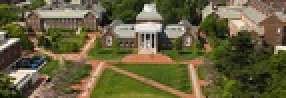
#> input picture campus3.jpg, 143 x 49 px, shrunk from 780 x 266 before the run (shown 2 times larger)
$ python main.py campus3.jpg 3
#> lines starting #> are read from the running program, lines starting #| are printed output that depends on the picture
#!/usr/bin/python3

from PIL import Image
import os
import numpy as np
import random as rnd
from matplotlib import cm
from matplotlib import pyplot as plt
import argparse
from os import path

#########################################################################################################
# Argument Parsing
#########################################################################################################
def parse_args():
    parser = argparse.ArgumentParser()

    #required args
    parser.add_argument('input_path', metavar='I',\
                        help='the path to the original image to perform k-means seperation on')
    parser.add_argument('n_pts', metavar='K', type=int, nargs='+',\
                        help='a list of numbers of means to use; for each k, one output will'\
                            +' be generated')

    #optional args
    parser.add_argument('--output', '-o', default='{0}-with-{1}-means',\
                        help='the format for the names of the output files, in python syntax;'\
                            +' {0} will be sustituted for the name of the input file and'\
                            +' {1} will be substituted for the the value of k used')

    return parser.parse_args()

#########################################################################################################
# Function defs
#########################################################################################################

def pprint(arr):
    for element in arr:
        print(element)

def initialPoints(k):
    pnts = []

    for i in range(k):
        tmpPnt = []
        for j in range(3):
            tmpVal  = rnd.randint(0,255)
            tmpPnt.append(tmpVal)
        pnts.append(tmpPnt)

    return pnts

def pntDistance(pOne, pTwo):
    tmpSum = 0

    for i in range(3):
        tmpSum += abs(pOne[i]-pTwo[i])

    distance = tmpSum/3

    return distance

def getImage(imName):
#> called with imName = 'campus3.jpg'
    img = Image.open(imName)                    # import image
#> img is the input picture: PIL image 143x49 RGB; mean R, G, B 102.9, 96.5, 62.2
    imgArr = np.asarray(img)                    # img -> array
    xPix,yPix = img.size                        # img dimensions
#> xPix = 143; yPix = 49
    totalPix = xPix*yPix                        # img size in pixels
#> totalPix = 7007
    return img,imgArr,xPix,yPix,totalPix

#########################################################################################################

#########################################################################################################

args = parse_args()

input_path = args.input_path
output_format = args.output

#seperate out the directory and file names of the input file
input_name, img_extension = os.path.basename(input_path).split('.')[:2]
img_dir = os.path.dirname(input_path)

img,imgArr,xPix,yPix,totalPix = getImage(input_path)
#> xPix = 143; yPix = 49; totalPix = 7007

for K in args.n_pts:
    points = []

    for i in range(K):
        points.append([])

    avgs = initialPoints(K)

    while(points != avgs):
        classCnts = []
        sums = []
        distances = []

        for i in range(K):
            points[i] = avgs[i]
            classCnts.append(0)
            sums.append([0,0,0])
            distances.append(0)

        classArr = []

        for row in imgArr:
            classRow = []
            for pixel in row:
                for i in range(K):
                    distances[i] = pntDistance(points[i],pixel)     # find distance from pixel to each point

                mDist = min(distances)                              # find closest point
                mDistIdx = distances.index(mDist)                   # get index of that point
                classRow.append(mDistIdx)                           # store index of closest point
                classCnts[mDistIdx] += 1                            # increase counts

            classArr.append(classRow)
        print("CLASS COUNTS: ",end = "")
        print(classCnts)
        # pprint(classArr)

        for i in range(yPix):

            for j in range(xPix):

                val = classArr[i][j]
                sums[val][0] += int(imgArr[i][j][0])
                sums[val][1] += int(imgArr[i][j][1])
                sums[val][2] += int(imgArr[i][j][2])

        print("SUMS: ",end="")
        print(sums)

        for i in range(K):
            try:
                avgs[i][0] = int(sums[i][0]/classCnts[i])
                avgs[i][1] = int(sums[i][1]/classCnts[i])
                avgs[i][2] = int(sums[i][2]/classCnts[i])
            except:
                avgs[i] = [0,0,0]

        print("AVERAGES: ",end="")
        print(avgs)


    ##########################################################################3
    # saving to file
    ##########################################################################3

    newImg = []
    for i in range(yPix):
        tmpRow = []
        for j in range(xPix):
            tmpRow.append(avgs[classArr[i][j]])

        newImg.append(tmpRow)

    plt.figure()
    plt.imshow(newImg,cmap="gist_earth",interpolation='nearest')

    #the name of the output file is given by the output format defined by the user,
    #and has the same extension as the input file
    output_img = '{}.{}'.format(output_format.format(input_name, K), img_extension)

    #the output file should be saved in the same directory as the input file
    plt.savefig(os.path.join(img_dir, output_img))
#> this loop made 1 pass
#> pass 1, `plt.savefig(os.path.join(img_dir, output_img))`:
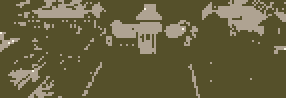
#> shown: shape (49, 143, 3) (shown 2 times larger); mean R, G, B 102, 95.7, 61.7
